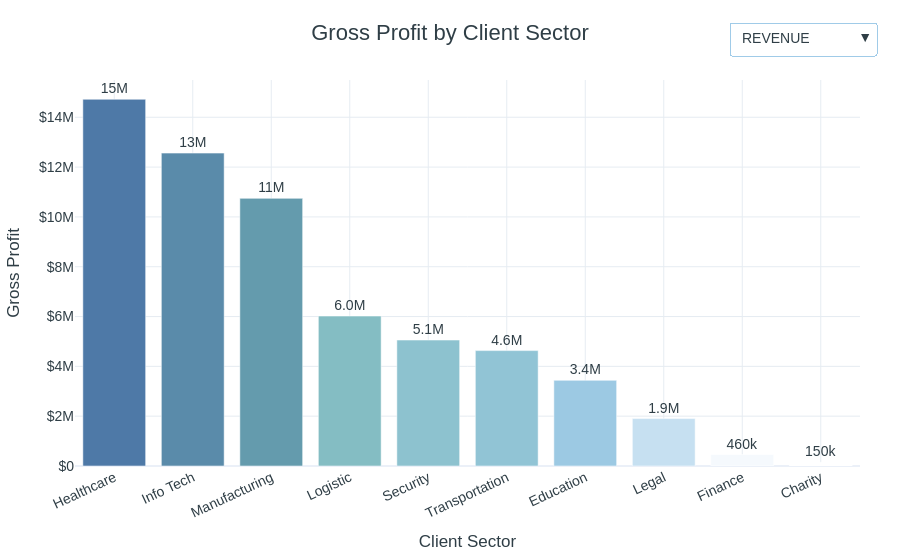

Here is the notebook cell this chart was saved with:
### Code cell
# Chart 1
fig1 = create_chart1(df)
fig1.show()

### Figure 1 — Plotly figure (JSON) as saved in the notebook; plotly's stock layout.template omitted (floating-point values rounded to 4 significant figures)
{"data": [{"hovertemplate": "<b>Sector:</b> %{x}<br><b>Value:</b> $%{y:,.0f}<extra></extra>", "legendgroup": "", "marker": {"color": [14720000.0, 12560000.0, 10740000.0, 6019000.0, 5056000.0, 4633000.0, 3440000.0, 1903000.0, 461200.0, 148300.0], "coloraxis": "coloraxis", "pattern": {"shape": ""}}, "name": "", "orientation": "v", "showlegend": false, "textposition": "outside", "texttemplate": "%{y:.2s}", "type": "bar", "x": ["Healthcare", "Info Tech", "Manufacturing", "Logistic", "Security", "Transportation", "Education", "Legal", "Finance", "Charity"], "xaxis": "x", "y": [14720000.0, 12560000.0, 10740000.0, 6019000.0, 5056000.0, 4633000.0, 3440000.0, 1903000.0, 461200.0, 148300.0], "yaxis": "y"}], "layout": {"autosize": true, "barmode": "relative", "coloraxis": {"autocolorscale": false, "colorbar": {"title": {"text": "GROSS PROFIT"}}, "colorscale": [[0, "#FFFFFF"], [0.2, "#A0CBE8"], [0.5, "#76B7B2"], [1, "#4E79A7"]], "showscale": false}, "font": {"color": "#2F3E46", "family": "Arial", "size": 14}, "legend": {"tracegroupgap": 0}, "margin": {"b": 50, "l": 60, "r": 40, "t": 80}, "paper_bgcolor": "#FFFFFF", "plot_bgcolor": "white", "title": {"font": {"color": "#2F3E46", "size": 22}, "text": "Gross Profit by Client Sector", "x": 0.5}, "updatemenus": [{"bgcolor": "#FFFFFF", "bordercolor": "#A0CBE8", "buttons": [{"args": [{"marker.color": [[33216248, 28584189, 23839243, 13277066, 11419592, 10423981, 7949618, 4254069, 1102328, 1014904]], "text": [[33216248, 28584189, 23839243, 13277066, 11419592, 10423981, 7949618, 4254069, 1102328, 1014904]], "x": [["Healthcare", "Info Tech", "Manufacturing", "Logistic", "Security", "Transportation", "Education", "Legal", "Finance", "Charity"]], "y": [[33216248, 28584189, 23839243, 13277066, 11419592, 10423981, 7949618, 4254069, 1102328, 1014904]]}, {"title": {"font": {"color": "#2F3E46", "size": 22}, "text": "Revenue by Client Sector", "x": 0.5}, "yaxis.title": "Revenue"}], "label": "REVENUE", "method": "update"}, {"args": [{"marker.color": [[18494340, 16023141, 13094541, 7257713, 6363260, 5791030, 4509405, 2350870, 866646, 641103]], "text": [[18494340, 16023141, 13094541, 7257713, 6363260, 5791030, 4509405, 2350870, 866646, 641103]], "x": [["Healthcare", "Info Tech", "Manufacturing", "Logistic", "Security", "Transportation", "Education", "Legal", "Charity", "Finance"]], "y": [[18494340, 16023141, 13094541, 7257713, 6363260, 5791030, 4509405, 2350870, 866646, 641103]]}, {"title": {"font": {"color": "#2F3E46", "size": 22}, "text": "Cogs by Client Sector", "x": 0.5}, "yaxis.title": "Cogs"}], "label": "COGS", "method": "update"}, {"args": [{"marker.color": [[14721908, 12561048, 10744702, 6019353, 5056332, 4632951, 3440213, 1903199, 461225, 148258]], "text": [[14721908, 12561048, 10744702, 6019353, 5056332, 4632951, 3440213, 1903199, 461225, 148258]], "x": [["Healthcare", "Info Tech", "Manufacturing", "Logistic", "Security", "Transportation", "Education", "Legal", "Finance", "Charity"]], "y": [[14721908, 12561048, 10744702, 6019353, 5056332, 4632951, 3440213, 1903199, 461225, 148258]]}, {"title": {"font": {"color": "#2F3E46", "size": 22}, "text": "Gross Profit by Client Sector", "x": 0.5}, "yaxis.title": "Gross Profit"}], "label": "GROSS PROFIT", "method": "update"}], "direction": "down", "font": {"color": "#2F3E46"}, "showactive": true, "x": 1.02, "y": 1.15}], "xaxis": {"anchor": "y", "autorange": true, "domain": [0, 1], "gridcolor": "#E6ECF2", "range": [-0.5, 9.5], "tickangle": -25, "title": {"text": "Client Sector"}, "type": "category"}, "yaxis": {"anchor": "x", "autorange": true, "domain": [0, 1], "gridcolor": "#E6ECF2", "range": [0, 17610000.0], "separatethousands": true, "tickprefix": "$", "title": {"text": "Gross Profit"}, "type": "linear"}}}
